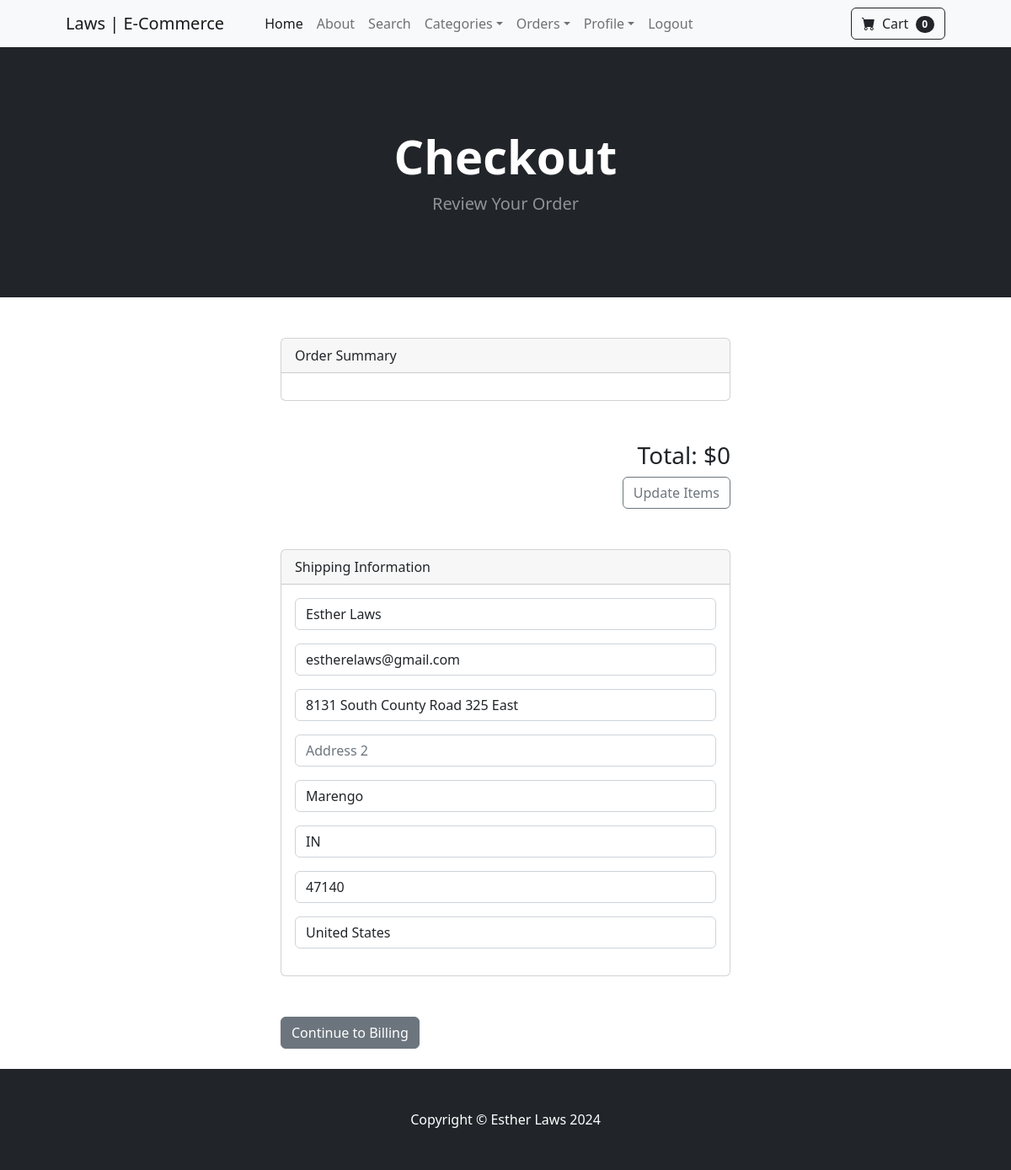
The app's page /payment/checkout (signed in) with its own data.
### payment/models.py (models this page shows, shortened)
class ShippingAddress(models.Model):
    user = models.ForeignKey(User, on_delete=models.CASCADE, null=True, blank=True)
    shipping_full_name = models.CharField(max_length=50)
    shipping_email = models.EmailField(max_length=250)
    shipping_address1 = models.CharField(max_length=200)
    shipping_address2 = models.CharField(max_length=200, null=True, blank=True)
    shipping_city = models.CharField(max_length=50)
    shipping_state = models.CharField(max_length=20, null=True, blank=True)
    shipping_zipcode = models.CharField(max_length=5, null=True, blank=True)
    shipping_country = models.CharField(max_length=50)
    class Meta:
        verbose_name_plural = "Shipping Address"

### payment/views.py (the view, shortened to what this page needs)
# urls.py: path("checkout", views.checkout, name="checkout"),
def checkout(request):
    cart = Cart(request)
    cart_products = cart.get_prods
    quantities = cart.get_quants
    totals = cart.cart_total()
    if request.user.is_authenticated:
        shipping_user = ShippingAddress.objects.get(user__id=request.user.id)
        shipping_form = ShippingForm(request.POST or None, instance=shipping_user)
        return render(
            request,
            "payment/checkout.html",
            {
                "cart_products": cart_products,
                "quantities": quantities,
                "totals": totals,
                "shipping_form": shipping_form,
            },
        )

### cart/cart.py (called while the page is built, shortened)
    def __len__(self):
        return len(self.cart)

    def cart_total(self):
        product_ids = self.cart.keys()
        products = Product.objects.filter(id__in=product_ids)
        quantities = self.cart
        total = 0
        return total

    def get_prods(self):
        product_ids = self.cart.keys()
        products = Product.objects.filter(id__in=product_ids)
        return products

### cart/context_processors.py (called while the page is built)
def cart(request):
    return {"cart": Cart(request)}

### payment/templates/payment/checkout.html (shortened to what this page needs)
{% extends "base.html" %}
{% block content %}
<header class="bg-dark py-5">
  <div class="container px-4 px-lg-5 my-5">
    <div class="text-center text-white">
      <h1 class="display-4 fw-bolder">Checkout</h1>
      <p class="lead fw-normal text-white-50 mb-0">Review Your Order</p>
    </div>
  </div>
</header>
<br></br>
<div class="container">
  <div class="container">
    <div class="row">
      <div class="col-md-6 offset-md-3">
        <div class="card">
          <div class="card-header">
            Order Summary
          </div>
          <div class="card-body">
          </div>
        </div>
        <br></br>
        <div align="right">
        <h3>Total: ${{ totals }}</h3>
        <a href="{% url "cart_summary" %}" class="btn btn-small btn-outline-secondary">Update Items</a>
        </div>
        <br></br>
        <div class="card">
          <div class="card-header">
            Shipping Information
          </div>
          <div class="card-body">
            {{ shipping_form.as_p }}
          </div>
        </div>
        <br></br>
        <a href="#" class="btn btn-secondary">Continue to Billing</a>
        <br></br>
      </div>
    </div>
  </div>
</div>
{% endblock %}

### records on screen
ShippingAddress: shipping_full_name "Esther Laws", shipping_email "estherelaws@gmail.com", shipping_address1 "8131 South County Road 325 East", shipping_city "Marengo", shipping_state "IN", shipping_zipcode "47140", shipping_country "United States"

### other values on screen
{{ cart|length }} "0"
{{ totals }} "0"
